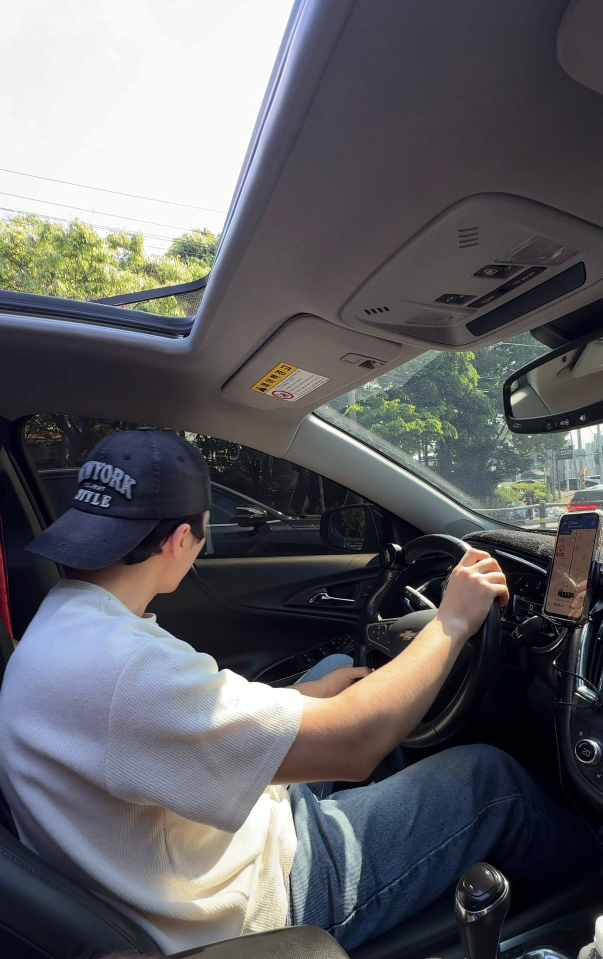
#> input picture material/2.jpg, 1206 x 1918 px (shown at 1/2 size)
$ python debugging.package.py
#> lines starting #> are read from the running program, lines starting #| are printed output that depends on the picture
'''Debugging & package
(1) Python peckages & core package
(2) Package menager & externial peckage
(3) Debbuging
'''

from PIL import Image
# pillow. package orqari bis rasimning size va razmerini bera olar ekanmiz.
import turtle
print("===========Python peckages & core package ========== ")
''' Python peckages/ Modules: core,file and extrnial'''
# [8 lines of commented-out code are left out]

my_file = open("material/message.txt", "r")
#> (reads material/message.txt from the repository)

try:
    content = my_file.read()
    print("content:", content)
finally:
    my_file.close()


with open("material/message.txt", "r") as your_file:
    your_content = your_file.read()
    print("your_content", your_content)

print("DONE")


print("========== Package menager & externial peckage ==========")
''' peckage meagers: pip pipenv npm yarn comproser brew'''
# externial peckage https://pypi.org/


with Image.open("material/2.jpg") as img_obj:
#> img_obj is the input picture: PIL image 1206x1918 RGB; mean R, G, B 96.5, 96.5, 100.5
    resized_img = img_obj.resize((200, 200))
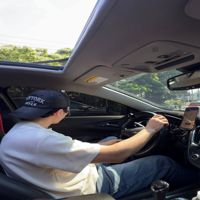
#> resized_img: PIL image 200x200 RGB; mean R, G, B 96.5, 96.5, 100.5
    resized_img.show()
    resized_img.show("material/sample.png")

print("=========== Debbuging ===========")
# Debbuging. orqari biz xatolarni bir zumda topip ,jarayonni
# huddi mashina oylayotgan singari kuchli taxlilni amalga oshirishimiz
# mumkin bolar ekan.


def get_summary(*args):   # DEFINE
    total_amount = 0

    for a in args:
        total_amount += a

        return total_amount


result = get_summary(1, 2, 3, 4, 5)   # CALL
print("result:", result)
